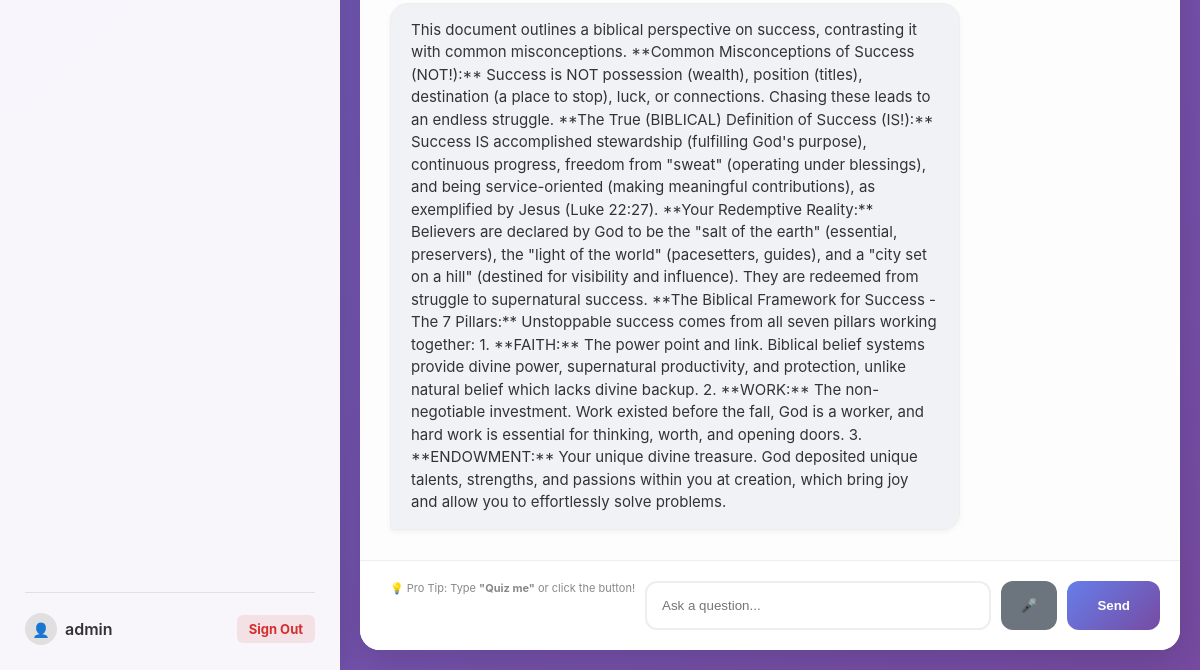
Page /study/1 (signed in, lower part) on the earlier database version.
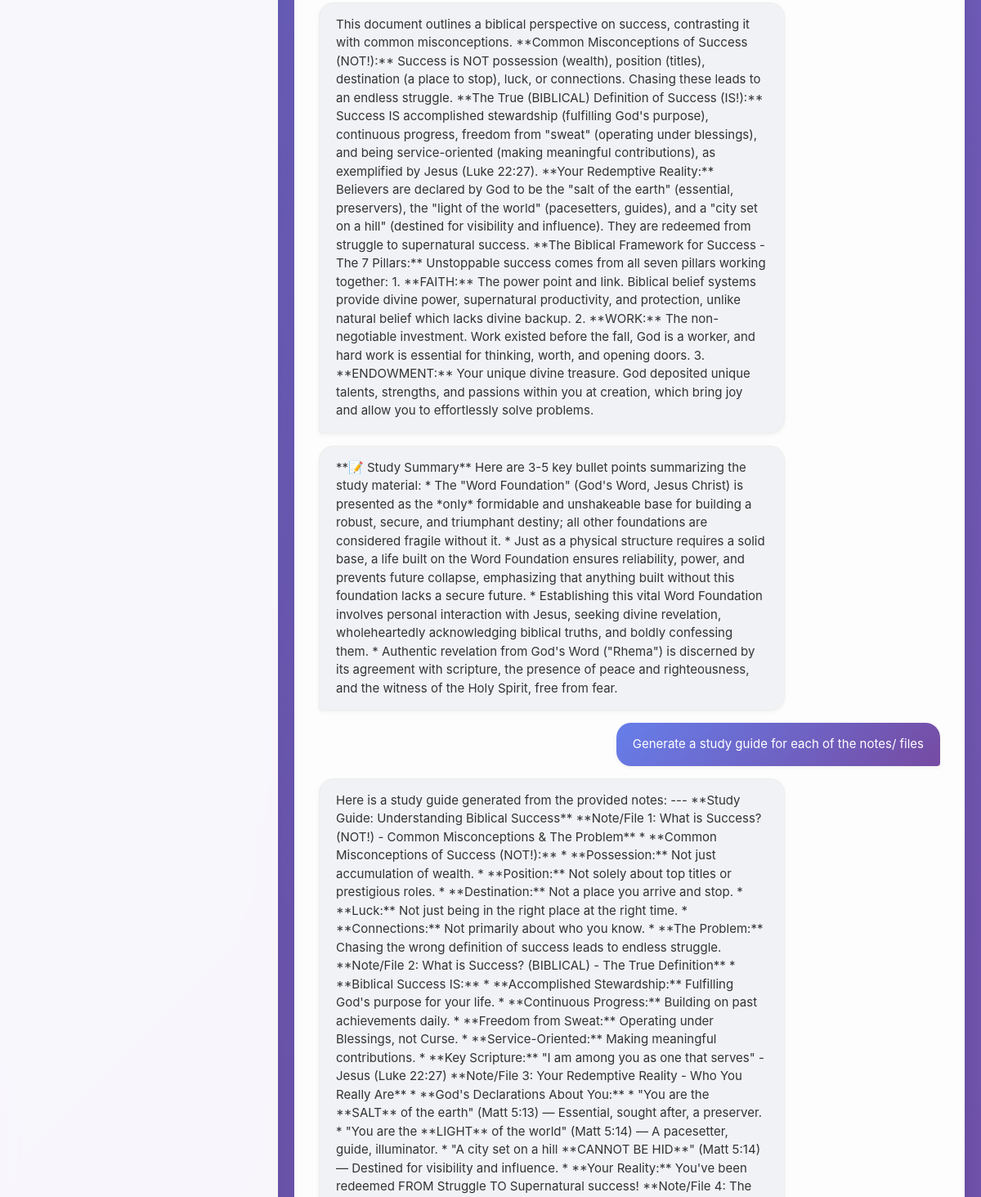
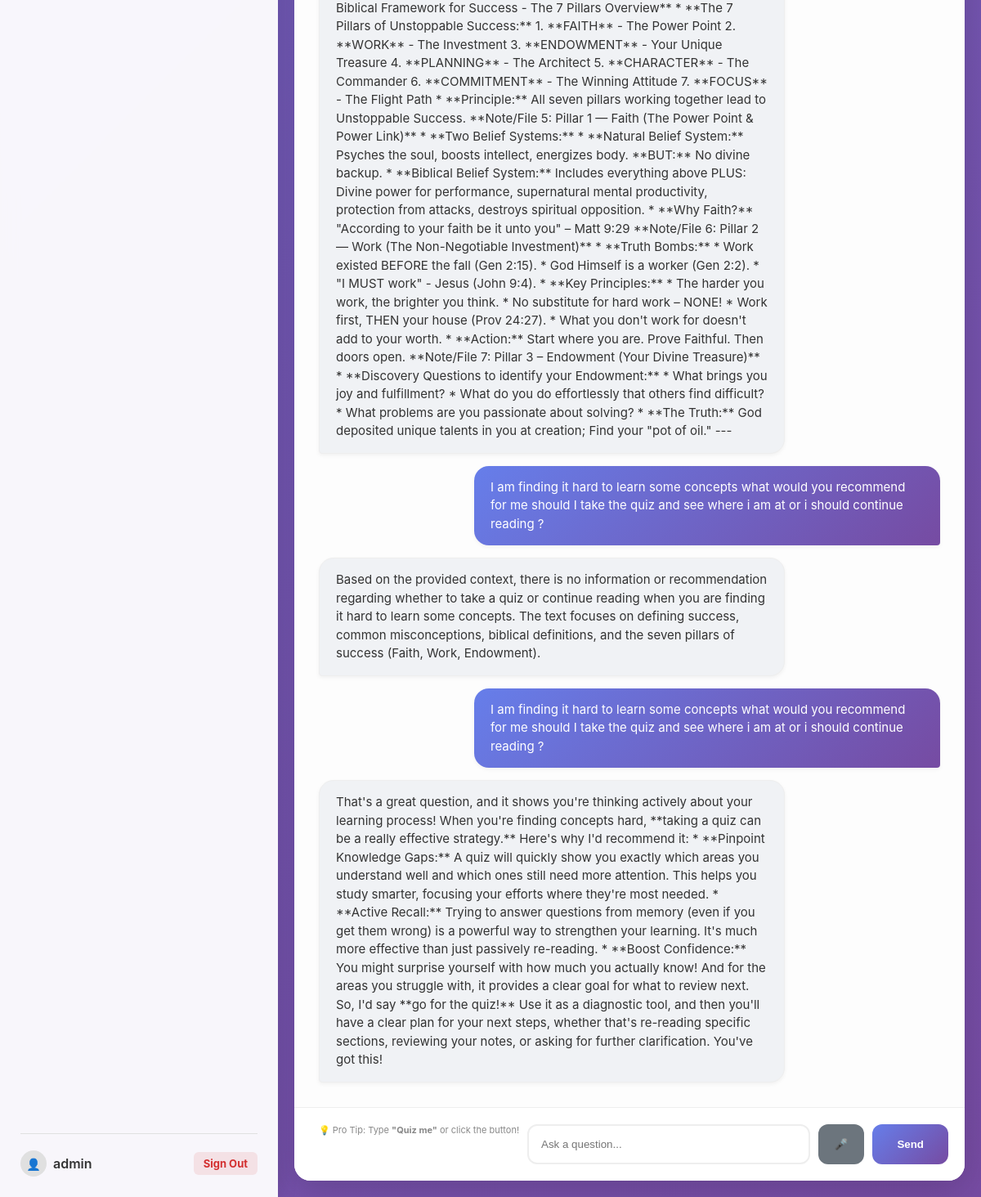
Same page on the later database version (2 pictures, top to bottom).
### models.py (models this page shows)
class ChatMessage(db.Model):
    id = db.Column(db.Integer, primary_key=True)
    text = db.Column(db.Text, nullable=False)
    is_user = db.Column(db.Boolean, default=True)
    timestamp = db.Column(db.DateTime, default=datetime.utcnow)
    course_id = db.Column(db.Integer, db.ForeignKey('course.id'), nullable=False)

### main.py (the view)
@app.route('/study/<int:course_id>')
def study(course_id):
    if 'user_id' not in session: return redirect(url_for('login'))
    course = Course.query.get_or_404(course_id)
    notes = Note.query.filter_by(course_id=course_id).all()
    history = ChatMessage.query.filter_by(course_id=course_id).order_by(ChatMessage.timestamp).all()
    return render_template("index.html",
                           course=course,
                           notes=notes,
                           history=history,
                           username=session.get('username'))

### templates/index.html (shortened to what this page needs)
<!DOCTYPE html>
<html lang="en">
<head>
    <link rel="stylesheet" href="{{ url_for('static', filename='style.css') }}">
</head>
<body>
    <aside class="sidebar">
        <div class="user-footer">
            <div class="user-info">
                <div class="avatar">👤</div>
                <span class="username">{{ username }}</span>
            </div>
            <a href="/logout" class="logout-btn">Sign Out</a>
        </div>
    </aside>
    <main class="chat-container">
        <section class="chat-box" id="chatBox">
            {% for msg in history %}
                {% if msg.is_user %}
                    <div class="message user">{{ msg.text }}</div>
                {% else %}
                    <div class="message bot">{{ msg.text }}</div>
                {% endif %}
            {% endfor %}
        </section>
        <footer class="input-area">
            <div style="font-size: 11px; color: #888; margin-bottom: 5px; margin-left: 10px;">
                💡 Pro Tip: Type <b>"Quiz me"</b> or click the button!
            </div>
            <input type="text" id="userInput" placeholder="Ask a question..." autocomplete="off" onkeypress="if(event.key==='Enter') sendMessage()">
            <button onclick="toggleRecording()" id="micBtn" style="background: #6c757d; padding: 15px 20px;" title="Speak">
                🎤
             </button>
            <button onclick="sendMessage()">Send</button>
        </footer>
    </main>
</body>
</html>

### static/style.css (style rules this page uses)
* { margin: 0; padding: 0; box-sizing: border-box; }
body { font-family: 'Inter', -apple-system, BlinkMacSystemFont, 'Segoe UI', sans-serif; display: flex; height: 100vh; background: linear-gradient(135deg, #667eea 0%, #764ba2 100%); overflow: hidden; }
.sidebar { width: 340px; background: rgba(255, 255, 255, 0.95); backdrop-filter: blur(10px); padding: 25px; display: flex; flex-direction: column; gap: 20px; box-shadow: 4px 0 20px rgba(0, 0, 0, 0.1); overflow-y: auto; justify-content: flex-start; }
.chat-container { flex: 1; display: flex; flex-direction: column; background: white; margin: 20px; border-radius: 20px; overflow: hidden; box-shadow: 0 10px 40px rgba(0, 0, 0, 0.15); }
.chat-box { flex: 1; padding: 30px; overflow-y: auto; display: flex; flex-direction: column; gap: 15px; background: #fdfdfd; }
.message { padding: 15px 20px; border-radius: 18px; max-width: 75%; line-height: 1.5; font-size: 15px; box-shadow: 0 2px 5px rgba(0,0,0,0.05); }
.message.bot { background: #f0f2f5; color: #333; align-self: flex-start; border-bottom-left-radius: 4px; border: 1px solid #eee; }
.message.user { background: linear-gradient(135deg, #667eea 0%, #764ba2 100%); color: white; align-self: flex-end; border-bottom-right-radius: 4px; }
.input-area { padding: 20px; background: white; display: flex; gap: 10px; border-top: 1px solid #eee; }
input[type="text"] { flex: 1; padding: 15px; border: 2px solid #eee; border-radius: 12px; outline: none; transition: border 0.3s; }
button { padding: 15px 30px; background: linear-gradient(135deg, #667eea 0%, #764ba2 100%); color: white; border: none; border-radius: 12px; cursor: pointer; font-weight: 600; transition: transform 0.2s; }
.user-footer { margin-top: auto; padding-top: 20px; border-top: 1px solid #e0e0e0; display: flex; align-items: center; justify-content: space-between; }
.user-info { display: flex; align-items: center; gap: 8px; font-weight: 600; color: #333; }
.avatar { background: #e0e0e0; width: 32px; height: 32px; border-radius: 50%; display: flex; align-items: center; justify-content: center; font-size: 14px; }
.logout-btn { text-decoration: none; color: #d32f2f; font-size: 13px; font-weight: 700; padding: 6px 12px; border-radius: 6px; background: rgba(211, 47, 47, 0.1); transition: all 0.2s; }

Differences in the rows shown:
added ChatMessage: text "**📝 Study Summary** Here are 3-5 key bullet points summarizing the study material: * The \"Word Foundation\" (God's Word, Jesus Christ) is presented as the *only* formidable and unshakeable base for building a robust, secure, and triumphant destiny; all other foundations are considered fragile without it. * Just as a physical structure requires a solid base, a life built on the Word Foundation ensures reliability, power, and prevents future collapse, emphasizing that anything built without this foundation lacks a secure future. * Establishing this vital Word Foundation involves personal interaction with Jesus, seeking divine revelation, wholeheartedly acknowledging biblical truths, and boldly…"
added ChatMessage: text "Generate a study guide for each of the notes/ files"
added ChatMessage: text "Here is a study guide generated from the provided notes: --- **Study Guide: Understanding Biblical Success** **Note/File 1: What is Success? (NOT!) - Common Misconceptions & The Problem** * **Common Misconceptions of Success (NOT!):** * **Possession:** Not just accumulation of wealth. * **Position:** Not solely about top titles or prestigious roles. * **Destination:** Not a place you arrive and stop. * **Luck:** Not just being in the right place at the right time. * **Connections:** Not primarily about who you know. * **The Problem:** Chasing the wrong definition of success leads to endless struggle. **Note/File 2: What is Success? (BIBLICAL) - The True Definition** * **Biblical Success…"
added ChatMessage: text "I am finding it hard to learn some concepts what would you recommend for me should I take the quiz and see where i am at or i should continue reading ?"
added ChatMessage: text "Based on the provided context, there is no information or recommendation regarding whether to take a quiz or continue reading when you are finding it hard to learn some concepts. The text focuses on defining success, common misconceptions, biblical definitions, and the seven pillars of success (Faith, Work, Endowment)."
added ChatMessage: text "I am finding it hard to learn some concepts what would you recommend for me should I take the quiz and see where i am at or i should continue reading ?"
added ChatMessage: text "That's a great question, and it shows you're thinking actively about your learning process! When you're finding concepts hard, **taking a quiz can be a really effective strategy.** Here's why I'd recommend it: * **Pinpoint Knowledge Gaps:** A quiz will quickly show you exactly which areas you understand well and which ones still need more attention. This helps you study smarter, focusing your efforts where they're most needed. * **Active Recall:** Trying to answer questions from memory (even if you get them wrong) is a powerful way to strengthen your learning. It's much more effective than just passively re-reading. * **Boost Confidence:** You might surprise yourself with how much you…"
